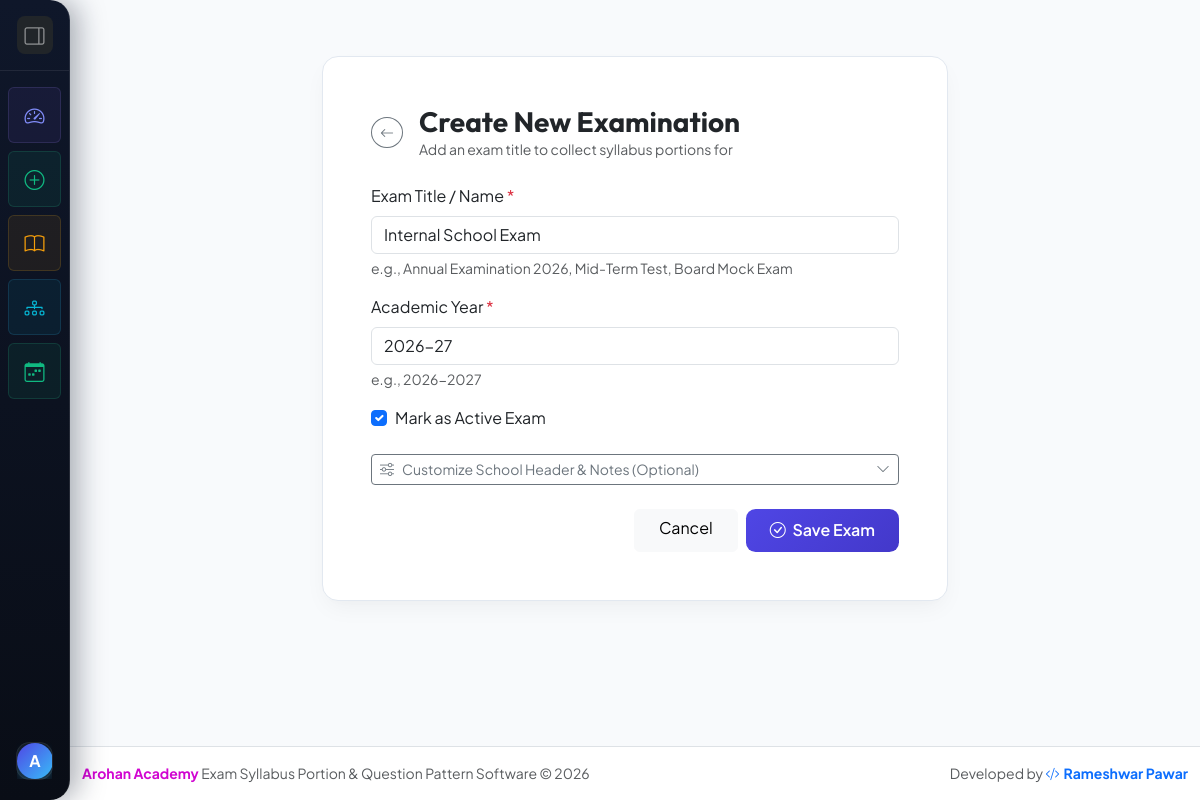
The page /exam/3/edit/ (signed in) on the database its author committed.
### core/models.py (models this page shows, shortened)
class Exam(models.Model):
    title = models.CharField(max_length=200, help_text="e.g. PA-1 Exam 2026-2027")
    academic_year = models.CharField(max_length=50, help_text="e.g. 2026-2027")
    school_name = models.CharField(max_length=250, default="Arohan Academy School", help_text="School Name Header")
    header_subtitle = models.CharField(max_length=200, default="(Syllabus Paper & Time table)", help_text="Subtitle e.g. (Syllabus Paper & Time table)")
    note_text = models.CharField(max_length=300, default="NOTE: Kindly pay your wards fees before exam and collect the exam pass from the office.", help_text="Bottom note")
    created_at = models.DateTimeField(auto_now_add=True)
    is_active = models.BooleanField(default=True)
    class Meta:
        ordering = ['-created_at']

### core/views.py (the view)
# urls.py: path('exam/<int:exam_id>/edit/', views.edit_exam, name='edit_exam'),
@login_required
def edit_exam(request, exam_id):
    exam = get_object_or_404(Exam, id=exam_id)
    if request.method == 'POST':
        form = ExamForm(request.POST, instance=exam)
        if form.is_valid():
            form.save()
            messages.success(request, f"Exam '{exam.title}' updated successfully!")
            return redirect('principal_dashboard')
    else:
        form = ExamForm(instance=exam)
    return render(request, 'core/exam_form.html', {'form': form, 'edit_instance': exam})

### templates/core/exam_form.html (shortened to what this page needs)
{% extends 'base.html' %}
{% block content %}
<div class="container" style="max-width: 650px;">
    <div class="card glass-card p-4 p-md-5 my-3">
        <div class="d-flex align-items-center mb-4">
            <a href="{% url 'principal_dashboard' %}" class="btn btn-sm btn-outline-secondary rounded-circle me-3">
                <i class="bi bi-arrow-left"></i>
            </a>
            <div>
                <h3 class="fw-bold mb-0">Create New Examination</h3>
                <p class="text-muted small mb-0">Add an exam title to collect syllabus portions for</p>
            </div>
        </div>
        <form method="post">
            <div class="mb-3">
                <label class="form-label font-semibold">Exam Title / Name <span class="text-danger">*</span></label>
                {{ form.title }}
                <div class="form-text">e.g., Annual Examination 2026, Mid-Term Test, Board Mock Exam</div>
            </div>
            <div class="mb-3">
                <label class="form-label font-semibold">Academic Year <span class="text-danger">*</span></label>
                {{ form.academic_year }}
                <div class="form-text">e.g., 2026-2027</div>
            </div>
            <div class="mb-4 form-check">
                {{ form.is_active }}
                <label class="form-check-label font-semibold" for="{{ form.is_active.id_for_label }}">
                    Mark as Active Exam
                </label>
            </div>
            <div class="mb-4">
                <button class="btn btn-sm btn-outline-secondary w-100 text-start d-flex justify-content-between align-items-center" type="button" data-bs-toggle="collapse" data-bs-target="#advancedHeaderSettings">
                    <span><i class="bi bi-sliders me-2"></i>Customize School Header & Notes (Optional)</span>
                    <i class="bi bi-chevron-down"></i>
                </button>
            </div>
            <div class="d-flex justify-content-end gap-2">
                <a href="{% url 'principal_dashboard' %}" class="btn btn-light px-4">Cancel</a>
                <button type="submit" class="btn btn-primary-custom px-4">
                    <i class="bi bi-check-circle me-1"></i> Save Exam
                </button>
            </div>
        </form>
    </div>
</div>
{% endblock %}

### templates/base.html (shortened to what this page needs)
{% load static %}
<!DOCTYPE html>
<html lang="en">
<head>
    <link href="https://cdn.jsdelivr.net/npm/bootstrap@5.3.2/dist/css/bootstrap.min.css" rel="stylesheet">
    <link href="https://cdn.jsdelivr.net/npm/bootstrap-icons@1.11.1/font/bootstrap-icons.css" rel="stylesheet">
    <link href="{% static 'css/style.css' %}" rel="stylesheet">
</head>
<body class="{% if user.is_authenticated %}has-sidebar sidebar-collapsed{% endif %}">
    {% block navbar %}
    {% if user.is_authenticated %}
    <aside class="sidebar-pro collapsed no-print" id="mainSidebar">
        <div class="sidebar-header d-flex align-items-center justify-content-between px-3 py-3">
            <button type="button" class="btn btn-sm btn-dark sidebar-toggle-btn border-0 text-white-50 p-1.5" onclick="toggleSidebar()" title="Toggle Sidebar Navigation">
                <i class="bi bi-layout-sidebar-reverse fs-5" id="sidebarToggleIcon"></i>
            </button>
        </div>
        <div class="sidebar-menu py-3 flex-grow-1">
            <ul class="nav nav-pills flex-column px-2 gap-2">
                <li class="nav-item">
                    <a class="nav-link sidebar-link sidebar-item-dashboard d-flex align-items-center " href="{% url 'principal_dashboard' %}" title="Principal Dashboard">
                        <i class="bi bi-speedometer2 me-3 fs-5 nav-icon"></i>
                    </a>
                </li>
                <li class="nav-item">
                    <a class="nav-link sidebar-link sidebar-item-exam d-flex align-items-center {% if request.resolver_match.url_name == 'create_exam' %}active{% endif %}" href="{% url 'create_exam' %}" title="Create New Exam">
                        <i class="bi bi-plus-circle me-3 fs-5 nav-icon"></i>
                    </a>
                </li>
                <li class="nav-item">
                    <a class="nav-link sidebar-link sidebar-item-subjects d-flex align-items-center " href="{% url 'manage_subjects' %}" title="Manage Master Subjects">
                        <i class="bi bi-book me-3 fs-5 nav-icon"></i>
                    </a>
                </li>
                <li class="nav-item">
                    <a class="nav-link sidebar-link sidebar-item-divisions d-flex align-items-center " href="{% url 'manage_divisions' %}" title="Manage Master Divisions">
                        <i class="bi bi-diagram-3 me-3 fs-5 nav-icon"></i>
                    </a>
                </li>
                <li class="nav-item">
                    <a class="nav-link sidebar-link sidebar-item-exam d-flex align-items-center {% if 'timetable' in request.resolver_match.url_name %}active{% endif %}" href="{% url 'manage_timetables' %}" title="Manage Exam Timetables">
                        <i class="bi bi-calendar-week me-3 fs-5 nav-icon"></i>
                    </a>
                </li>
            </ul>
        </div>
        <div class="sidebar-footer p-2 m-2 border-0">
            <div class="sidebar-user-card p-2.5 d-flex align-items-center justify-content-between">
                <div class="d-flex align-items-center overflow-hidden">
                    <div class="user-avatar text-white rounded-circle d-flex align-items-center justify-content-center me-2 fw-bold" style="width: 36px; height: 36px; min-width: 36px; background: linear-gradient(135deg, #4f46e5 0%, #38bdf8 100%); box-shadow: 0 4px 10px rgba(56, 189, 248, 0.3);">
                        {{ user.username|slice:":1"|upper }}
                    </div>
                </div>
            </div>
        </div>
    </aside>
    {% endif %}
    {% endblock navbar %}
    <main class="flex-grow-1 py-4">
        {% block content %}{% endblock %}
    </main>
    <footer class="bg-white border-top py-3 mt-auto no-print text-center text-muted small">
        <div class="container d-flex flex-column flex-sm-row justify-content-between align-items-center gap-2">
            <div>
                <span><b style="color: #d106d1;">Arohan Academy</b> Exam Syllabus Portion & Question Pattern Software &copy; {% now "Y" %}</span>
            </div>
            <div>
                <span>Developed by <a href="https://prameshwar4378.github.io/My_Portfolio/" target="_blank" rel="noopener noreferrer" class="fw-bold text-decoration-none text-primary"><i class="bi bi-code-slash me-1"></i>Rameshwar Pawar</a></span>
            </div>
        </div>
    </footer>
</body>
</html>

### static/css/style.css (style rules this page uses)
:root { --primary-color: #4f46e5; --primary-hover: #4338ca; --secondary-color: #06b6d4; --accent-color: #f59e0b; --bg-main: #f8fafc; --bg-card: #ffffff; --text-main: #0f172a; --text-muted: #64748b; --border-color: #e2e8f0; --card-shadow: 0 10px 25px -5px rgba(0, 0, 0, 0.05), 0 8px 10px -6px rgba(0, 0, 0, 0.01); --glass-bg: rgba(255, 255, 255, 0.85); --glass-border: rgba(255, 255, 255, 0.4); }
body { font-family: 'Plus Jakarta Sans', sans-serif; background-color: var(--bg-main); color: var(--text-main); min-height: 100vh; display: flex; flex-direction: column; }
h1, h2, h3, h4, h5, h6, .brand-font { font-family: 'Outfit', sans-serif; font-weight: 700; }
.glass-card { background: var(--bg-card); border: 1px solid var(--border-color); border-radius: 1rem; box-shadow: var(--card-shadow); transition: transform 0.2s ease, box-shadow 0.2s ease; }
.btn-primary-custom { background: linear-gradient(135deg, #4f46e5, #4338ca); color: white; border: none; border-radius: 0.6rem; padding: 0.6rem 1.4rem; font-weight: 600; transition: all 0.2s ease; }
.sidebar-pro { position: fixed; top: 0; left: 0; bottom: 0; width: 250px; background: linear-gradient(180deg, #0f172a 0%, #090d16 100%); color: #f8fafc; z-index: 1040; display: flex; flex-direction: column; transition: width 0.35s cubic-bezier(0.4, 0, 0.2, 1); box-shadow: 8px 0 28px rgba(15, 23, 42, 0.35); border-right: 1.5px solid rgba(255, 255, 255, 0.1); border-radius: 0 1.25rem 1.25rem 0 !important; overflow: hidden; }
.sidebar-pro.collapsed { width: 70px; }
.sidebar-pro.collapsed .sidebar-header { justify-content: center !important; padding-left: 0.5rem !important; padding-right: 0.5rem !important; }
.sidebar-pro.collapsed .sidebar-link { justify-content: center; padding-left: 0 !important; padding-right: 0 !important; }
.sidebar-pro.collapsed .sidebar-link i { margin-right: 0 !important; }
.sidebar-pro.collapsed .sidebar-footer { padding: 0.75rem 0.5rem !important; }
.sidebar-pro.collapsed .user-avatar { margin-right: 0 !important; }
.sidebar-header { border-bottom: 1px solid rgba(255, 255, 255, 0.08) !important; position: relative; }
.sidebar-toggle-btn { transition: transform 0.4s cubic-bezier(0.34, 1.56, 0.64, 1), background-color 0.2s ease !important; border-radius: 0.5rem !important; }
.sidebar-pro.collapsed .sidebar-toggle-btn i { transform: rotate(180deg); }
.sidebar-link { position: relative; border-radius: 0.85rem; padding: 0.75rem 1rem; font-weight: 600; color: #94a3b8 !important; transition: all 0.3s cubic-bezier(0.4, 0, 0.2, 1); overflow: hidden; }
.sidebar-link i { transition: transform 0.3s cubic-bezier(0.34, 1.56, 0.64, 1), color 0.2s ease; }
.sidebar-item-dashboard { color: #a78bfa !important; background: rgba(139, 92, 246, 0.08) !important; border: 1px solid rgba(167, 139, 250, 0.15) !important; }
.sidebar-item-dashboard i { color: #818cf8 !important; }
.sidebar-item-exam { color: #34d399 !important; background: rgba(16, 185, 129, 0.08) !important; border: 1px solid rgba(52, 211, 153, 0.15) !important; }
.sidebar-item-exam i { color: #10b981 !important; }
.sidebar-item-subjects { color: #fbbf24 !important; background: rgba(245, 158, 11, 0.08) !important; border: 1px solid rgba(251, 191, 36, 0.15) !important; }
.sidebar-item-subjects i { color: #f59e0b !important; }
.sidebar-item-divisions { color: #38bdf8 !important; background: rgba(6, 182, 212, 0.08) !important; border: 1px solid rgba(56, 189, 248, 0.15) !important; }
.sidebar-item-divisions i { color: #06b6d4 !important; }
.sidebar-user-card { background: rgba(255, 255, 255, 0.04); border-radius: 0.85rem; border: 1px solid rgba(255, 255, 255, 0.08); backdrop-filter: blur(12px); transition: all 0.3s ease; }
body.has-sidebar main, body.has-sidebar footer, body.has-sidebar .alert-container { transition: margin-left 0.3s cubic-bezier(0.4, 0, 0.2, 1); }
body.has-sidebar.sidebar-collapsed main, body.has-sidebar.sidebar-collapsed footer, body.has-sidebar.sidebar-collapsed .alert-container { margin-left: 70px !important; }

### rows shown on the page
Exam: title "Internal School Exam", academic_year "2026-27", is_active "☑"

### other values the page prints
{{ user.username|slice:":1"|upper }} "A"
